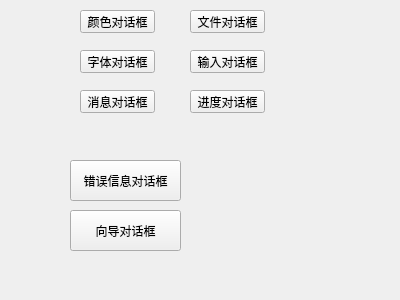
<?xml version="1.0" encoding="UTF-8"?>
<ui version="4.0">
 <class>Widget</class>
 <widget class="QWidget" name="Widget">
  <property name="geometry">
   <rect>
    <x>0</x>
    <y>0</y>
    <width>400</width>
    <height>300</height>
   </rect>
  </property>
  <property name="windowTitle">
   <string>Widget</string>
  </property>
  <widget class="QPushButton" name="pushButton">
   <property name="geometry">
    <rect>
     <x>80</x>
     <y>10</y>
     <width>75</width>
     <height>23</height>
    </rect>
   </property>
   <property name="text">
    <string>颜色对话框</string>
   </property>
  </widget>
  <widget class="QPushButton" name="pushButton_2">
   <property name="geometry">
    <rect>
     <x>80</x>
     <y>50</y>
     <width>75</width>
     <height>23</height>
    </rect>
   </property>
   <property name="text">
    <string>字体对话框</string>
   </property>
  </widget>
  <widget class="QPushButton" name="pushButton_3">
   <property name="geometry">
    <rect>
     <x>190</x>
     <y>10</y>
     <width>75</width>
     <height>23</height>
    </rect>
   </property>
   <property name="text">
    <string>文件对话框</string>
   </property>
  </widget>
  <widget class="QPushButton" name="pushButton_4">
   <property name="geometry">
    <rect>
     <x>190</x>
     <y>50</y>
     <width>75</width>
     <height>23</height>
    </rect>
   </property>
   <property name="text">
    <string>输入对话框</string>
   </property>
  </widget>
  <widget class="QPushButton" name="pushButton_5">
   <property name="geometry">
    <rect>
     <x>190</x>
     <y>90</y>
     <width>75</width>
     <height>23</height>
    </rect>
   </property>
   <property name="text">
    <string>进度对话框</string>
   </property>
  </widget>
  <widget class="QPushButton" name="pushButton_6">
   <property name="geometry">
    <rect>
     <x>80</x>
     <y>90</y>
     <width>75</width>
     <height>23</height>
    </rect>
   </property>
   <property name="text">
    <string>消息对话框</string>
   </property>
  </widget>
  <widget class="QPushButton" name="pushButton_7">
   <property name="geometry">
    <rect>
     <x>70</x>
     <y>160</y>
     <width>111</width>
     <height>41</height>
    </rect>
   </property>
   <property name="text">
    <string>错误信息对话框</string>
   </property>
  </widget>
  <widget class="QPushButton" name="pushButton_8">
   <property name="geometry">
    <rect>
     <x>70</x>
     <y>210</y>
     <width>111</width>
     <height>41</height>
    </rect>
   </property>
   <property name="text">
    <string>向导对话框</string>
   </property>
  </widget>
 </widget>
 <layoutdefault spacing="6" margin="11"/>
 <resources/>
 <connections/>
</ui>
